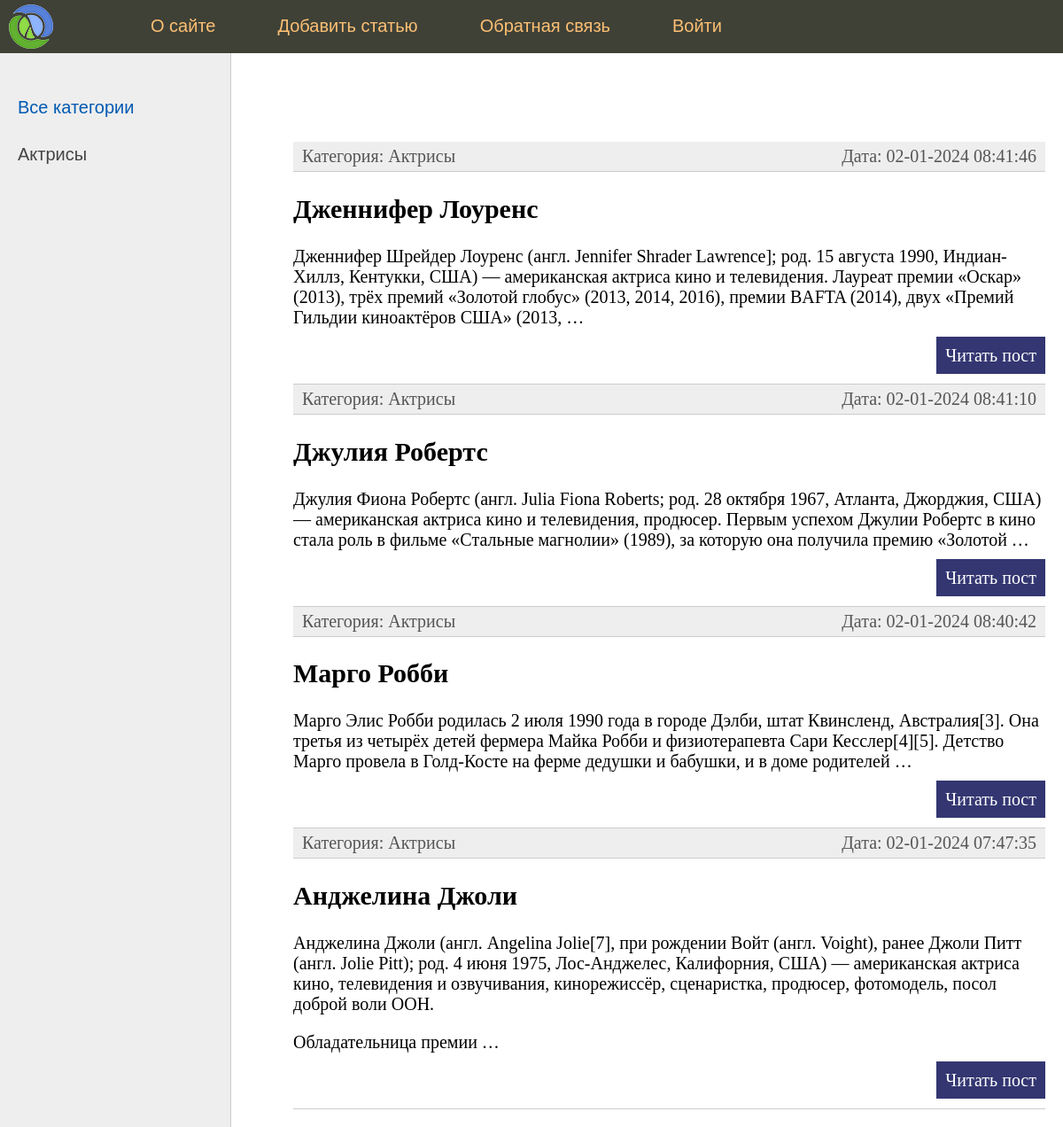
The app's page /, older data.
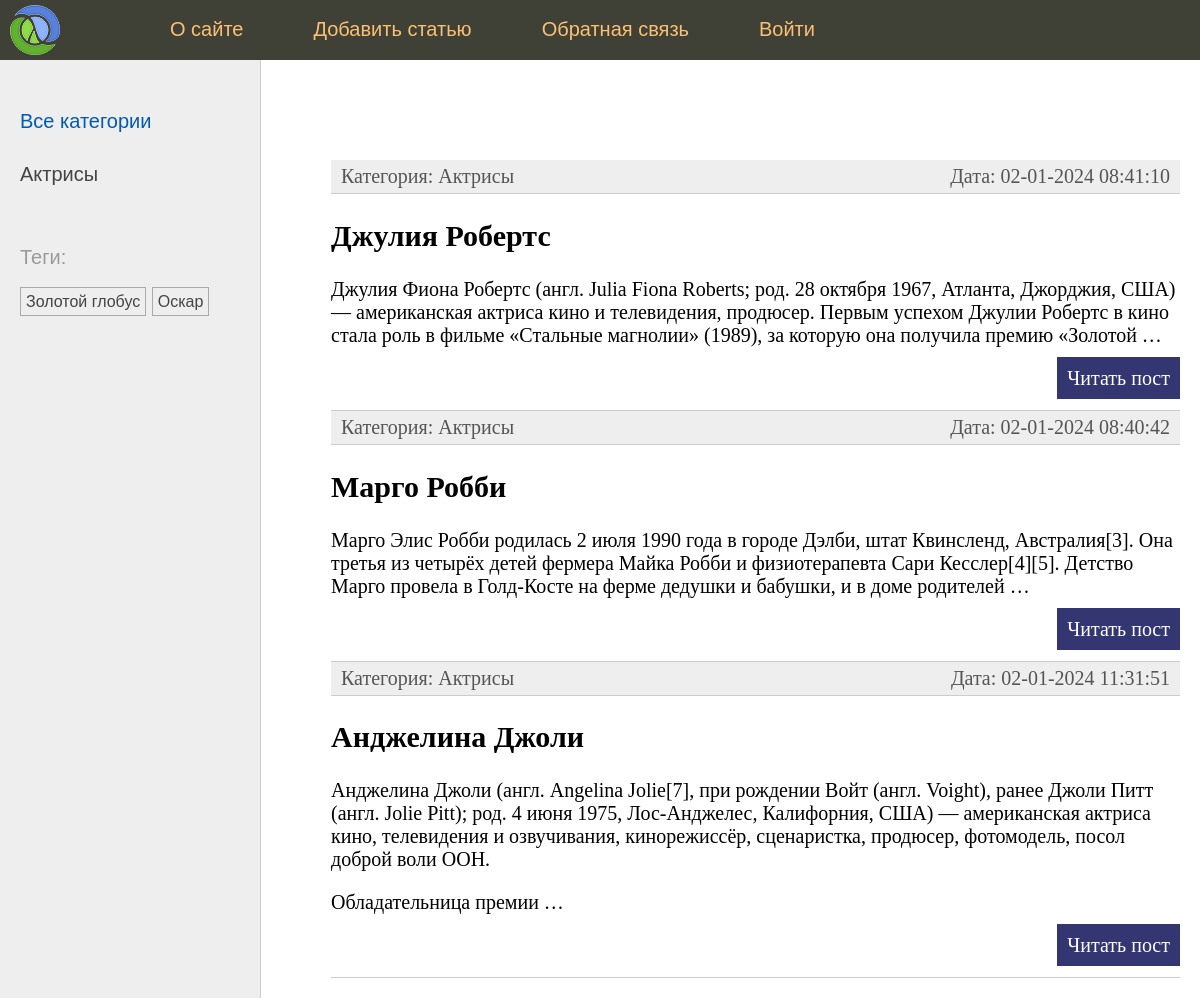
The same page, newer data.
### people/models.py (models this page shows, shortened)
class Categories(models.Model):
    name = models.CharField(max_length=100)
    slug = models.SlugField(max_length=255, unique=True, db_index=True)
    class Meta:
        verbose_name = "Категория"
        verbose_name_plural = "Категории"
    def __str__(self) -> str:
        return self.name

class People(models.Model):
    class Status(models.IntegerChoices):
        DRAFT = (0, "Черновик")
        PUBLISHED = (1, "Опубликовано")
    title = models.CharField(max_length=255)
    slug = models.SlugField(max_length=255, unique=True, db_index=True)
    content = models.TextField(blank=True)
    time_create = models.DateTimeField(auto_now_add=True)
    time_update = models.DateTimeField(auto_now=True)
    is_published = models.BooleanField(choices=tuple(map(
        lambda x: (bool(x[0]), x[1]), Status.choices)), default=Status.DRAFT)
    category = models.ForeignKey(
        "Categories", on_delete=models.PROTECT, related_name="posts"
    )
    tags = models.ManyToManyField("TagPost", blank=True, related_name="tags")
    partner = models.OneToOneField(
        "Partner",
        on_delete=models.SET_NULL,
        null=True,
        blank=True,
        related_name="partner",
    )
    objects = models.Manager()
    published = PublishedManager()
    class Meta:
        verbose_name = "Известные люди"
        verbose_name_plural = "Известные люди"
        ordering = ("-time_create",)
        indexes = [models.Index(fields=("-time_create",))]

class TagPost(models.Model):
    tag = models.CharField(max_length=100, db_index=True)
    slug = models.SlugField(max_length=255, db_index=True, unique=True)

### people/views.py (the view)
# urls.py: path('', index, name='home'),
def index(request):
    posts = People.published.all().select_related('category')
    context = {
        "menu": menu,
        "title": "Главная страница",
        "posts": posts,
        "category_selected": 0,
    }
    return render(request, "people/index.html", context)

### people/models.py (called while the page is built)
    def get_queryset(self) -> QuerySet:
        return super().get_queryset().filter(is_published=People.Status.PUBLISHED)

### people/templatetags/people_tags.py (called while the page is built)
@register.inclusion_tag('people/list_categories.html')
def show_categories(category_selected=0):
    categories = Categories.objects.annotate(total=Count('posts')).filter(total__gt=0)
    return {'categories': categories, 'category_selected': category_selected}

@register.inclusion_tag('people/list_tags.html')
def show_all_tags():
    return {'tags': TagPost.objects.annotate(total=Count('tags')).filter(total__gt=0)}

### people/templates/people/index.html (shortened to what this page needs)
{% extends 'people/base.html' %}
{% block content %}
<ul class="list-articles">
	{% for post in posts %}
		<li><div class="article-panel">
			<p class="first">Категория: {{post.category}}</p>
			<p class="last">Дата: {{post.time_update|date:"d-m-Y H:i:s"}}</p>
		</div></li>
		<li><h2>{{post.title}}</h2>
    {% autoescape off %}
	{{post.content|linebreaks|truncatewords:40}}
    {% endautoescape %}
		<p class="link-read-post"><a href="{% url 'people:post' post.slug %}">Читать пост</a></p>
		</li>
	{% endfor %}
</ul>
{% endblock %}

### people/templates/people/list_categories.html
{% for category in categories %}
    {% if category.id == category_selected %}
        <li class="selected">{{category.name}}</li>
    {% else %}
        <li><a href="{% url 'people:category' category.slug %}">{{ category.name }}</a></li>
    {% endif %}
{% endfor %}

### people/templates/people/list_tags.html
{% if tags %}
    <p>Теги:</p>
    <ul class='tags-list'>
        {% for tag in tags %}
            <li><a href="{% url "people:tag" tag.slug %}">{{ tag.tag }}</a></li>
        {% endfor %}
    </ul>
{% endif %}

Row changes from the older to the newer data that the page shows:
no longer on this page (row edited): People: category "Актрисы", time_update "02-01-2024 08:41:46", title "Дженнифер Лоуренс", content "Дженнифер Шрейдер Лоуренс (англ. Jennifer Shrader Lawrence]; род. 15 августа 1990, Индиан-Хиллз, Кентукки, США) — американская актриса кино и телевидения. Лауреат премии «Оскар» (2013), трёх премий «Золотой глобус» (2013, 2014, 2016), премии BAFTA (2014), двух «Премий Гильдии киноактёров США» (2013, …"
added TagPost: tag "Золотой глобус"
added TagPost: tag "Оскар"
changed People "Анджелина Джоли": time_update "02-01-2024 07:47:35" → "02-01-2024 11:31:51"
Text that changed along with them:
text now shown: "Теги:"
